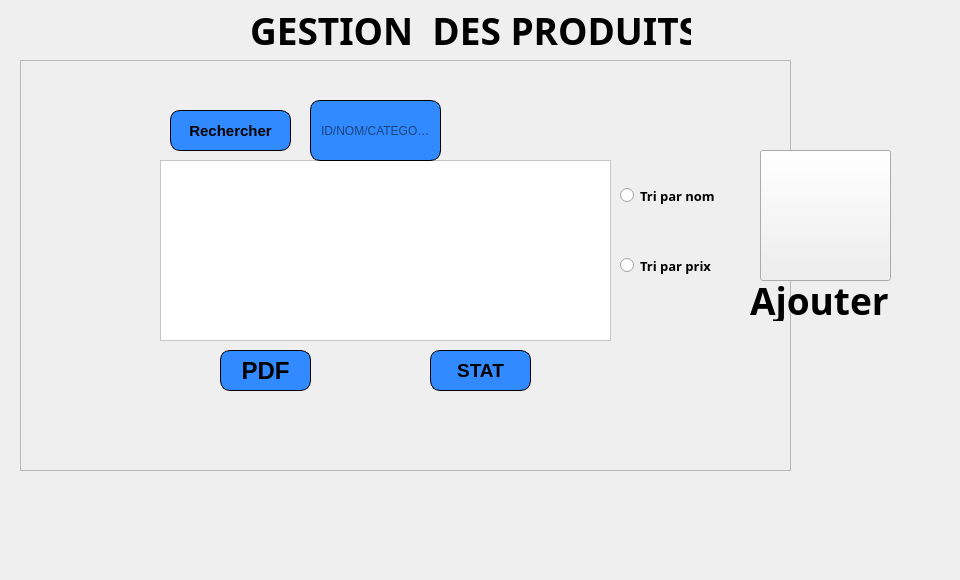
       <widget class="QWidget" name="tab_11">
        <attribute name="title">
         <string>Afficher produit</string>
        </attribute>
        <widget class="QFrame" name="frame_4">
         <property name="geometry">
          <rect>
           <x>20</x>
           <y>60</y>
           <width>771</width>
           <height>411</height>
          </rect>
         </property>
         <property name="styleSheet">
          <string notr="true"/>
         </property>
         <property name="frameShape">
          <enum>QFrame::StyledPanel</enum>
         </property>
         <property name="frameShadow">
          <enum>QFrame::Raised</enum>
         </property>
         <widget class="QTableView" name="tab_produit">
          <property name="geometry">
           <rect>
            <x>140</x>
            <y>100</y>
            <width>451</width>
            <height>181</height>
           </rect>
          </property>
          <property name="styleSheet">
           <string notr="true">background-color: rgb(255, 255, 255);
font: 75 9pt &quot;Arial&quot;;</string>
          </property>
          <property name="selectionMode">
           <enum>QAbstractItemView::SingleSelection</enum>
          </property>
          <property name="selectionBehavior">
           <enum>QAbstractItemView::SelectRows</enum>
          </property>
         </widget>
         <widget class="QPushButton" name="pushButton_recherche_produit">
          <property name="geometry">
           <rect>
            <x>150</x>
            <y>50</y>
            <width>121</width>
            <height>41</height>
           </rect>
          </property>
          <property name="font">
           <font>
            <family>Arial</family>
            <pointsize>11</pointsize>
            <weight>75</weight>
            <italic>false</italic>
            <bold>true</bold>
           </font>
          </property>
          <property name="styleSheet">
           <string notr="true">	border: 1px solid black;
border-radius: 10px;
padding: 0 8px;
background: #318aff;
font: bold, &quot;Arial&quot;;;
text-align:center;
</string>
          </property>
          <property name="text">
           <string>Rechercher</string>
          </property>
          <property name="icon">
           <iconset resource="projet.qrc">
            <normaloff>:/images/recherhche.png</normaloff>:/images/recherhche.png</iconset>
          </property>
          <property name="iconSize">
           <size>
            <width>30</width>
            <height>30</height>
           </size>
          </property>
         </widget>
         <widget class="QLineEdit" name="lineEdit_rechercher_2">
          <property name="geometry">
           <rect>
            <x>290</x>
            <y>40</y>
            <width>131</width>
            <height>61</height>
           </rect>
          </property>
          <property name="styleSheet">
           <string notr="true">	border: 1px solid black;
border-radius: 10px;
padding: 0 8px;
background: #318aff;
font: bold, &quot;Arial&quot;;;
text-align:center;</string>
          </property>
          <property name="placeholderText">
           <string>ID/NOM/CATEGORIE</string>
          </property>
         </widget>
         <widget class="QRadioButton" name="radioButton_nomp">
          <property name="geometry">
           <rect>
            <x>600</x>
            <y>120</y>
            <width>111</width>
            <height>31</height>
           </rect>
          </property>
          <property name="font">
           <font>
            <family>Century Gothic</family>
            <pointsize>10</pointsize>
            <weight>75</weight>
            <bold>true</bold>
           </font>
          </property>
          <property name="styleSheet">
           <string notr="true"/>
          </property>
          <property name="text">
           <string>Tri par nom</string>
          </property>
         </widget>
         <widget class="QRadioButton" name="radioButton_prixp">
          <property name="geometry">
           <rect>
            <x>600</x>
            <y>190</y>
            <width>111</width>
            <height>31</height>
           </rect>
          </property>
          <property name="font">
           <font>
            <family>Century Gothic</family>
            <pointsize>10</pointsize>
            <weight>75</weight>
            <bold>true</bold>
           </font>
          </property>
          <property name="styleSheet">
           <string notr="true"/>
          </property>
          <property name="text">
           <string>Tri par prix</string>
          </property>
         </widget>
         <widget class="QPushButton" name="pdf_produit">
          <property name="geometry">
           <rect>
            <x>200</x>
            <y>290</y>
            <width>91</width>
            <height>41</height>
           </rect>
          </property>
          <property name="font">
           <font>
            <family>Arial</family>
            <pointsize>18</pointsize>
            <weight>75</weight>
            <italic>false</italic>
            <bold>true</bold>
           </font>
          </property>
          <property name="styleSheet">
           <string notr="true">	border: 1px solid black;
border-radius: 10px;
padding: 0 8px;
background: #318aff;
font: bold, &quot;Arial&quot;;;
text-align:center;</string>
          </property>
          <property name="text">
           <string>PDF</string>
          </property>
          <property name="icon">
           <iconset resource="projet.qrc">
            <normaloff>:/images/pdf.png</normaloff>:/images/pdf.png</iconset>
          </property>
          <property name="iconSize">
           <size>
            <width>25</width>
            <height>25</height>
           </size>
          </property>
         </widget>
         <widget class="QPushButton" name="stat_produit">
          <property name="geometry">
           <rect>
            <x>410</x>
            <y>290</y>
            <width>101</width>
            <height>41</height>
           </rect>
          </property>
          <property name="font">
           <font>
            <family>Arial</family>
            <pointsize>14</pointsize>
            <weight>75</weight>
            <italic>false</italic>
            <bold>true</bold>
           </font>
          </property>
          <property name="styleSheet">
           <string notr="true">	border: 1px solid black;
border-radius: 10px;
padding: 0 8px;
background: #318aff;
font: bold, &quot;Arial&quot;;;
text-align:center;</string>
          </property>
          <property name="text">
           <string>STAT</string>
          </property>
          <property name="icon">
           <iconset resource="projet.qrc">
            <normaloff>:/images/statistique.png</normaloff>:/images/statistique.png</iconset>
          </property>
         </widget>
         <widget class="QLabel" name="label_produit_2">
          <property name="geometry">
           <rect>
            <x>120</x>
            <y>40</y>
            <width>601</width>
            <height>311</height>
           </rect>
          </property>
          <property name="text">
           <string/>
          </property>
          <property name="pixmap">
           <pixmap resource="projet.qrc">:/images/imf.jpg</pixmap>
          </property>
         </widget>
         <zorder>label_produit_2</zorder>
         <zorder>tab_produit</zorder>
         <zorder>pdf_produit</zorder>
         <zorder>stat_produit</zorder>
         <zorder>pushButton_recherche_produit</zorder>
         <zorder>lineEdit_rechercher_2</zorder>
         <zorder>radioButton_nomp</zorder>
         <zorder>radioButton_prixp</zorder>
        </widget>
        <widget class="QLabel" name="label_produit_5">
         <property name="geometry">
          <rect>
           <x>250</x>
           <y>10</y>
           <width>441</width>
           <height>41</height>
          </rect>
         </property>
         <property name="font">
          <font>
           <family>Trebuchet MS</family>
           <pointsize>28</pointsize>
           <weight>75</weight>
           <bold>true</bold>
          </font>
         </property>
         <property name="text">
          <string>GESTION  DES PRODUITS</string>
         </property>
        </widget>
        <widget class="QPushButton" name="pushButton_produit">
         <property name="geometry">
          <rect>
           <x>760</x>
           <y>150</y>
           <width>131</width>
           <height>131</height>
          </rect>
         </property>
         <property name="styleSheet">
          <string notr="true">background-image: url(:/images/addproduct.png);</string>
         </property>
         <property name="text">
          <string/>
         </property>
        </widget>
        <widget class="QLabel" name="label_ajouterpr">
         <property name="geometry">
          <rect>
           <x>750</x>
           <y>280</y>
           <width>141</width>
           <height>41</height>
          </rect>
         </property>
         <property name="font">
          <font>
           <family>Trebuchet MS</family>
           <pointsize>28</pointsize>
           <weight>75</weight>
           <bold>true</bold>
          </font>
         </property>
         <property name="text">
          <string>Ajouter</string>
         </property>
        </widget>
        <widget class="QLabel" name="label_produit_4">
         <property name="geometry">
          <rect>
           <x>-30</x>
           <y>-10</y>
           <width>951</width>
           <height>571</height>
          </rect>
         </property>
         <property name="text">
          <string/>
         </property>
         <property name="pixmap">
          <pixmap resource="projet.qrc">:/images/haya.png</pixmap>
         </property>
        </widget>
        <zorder>label_produit_4</zorder>
        <zorder>frame_4</zorder>
        <zorder>label_produit_5</zorder>
        <zorder>pushButton_produit</zorder>
        <zorder>label_ajouterpr</zorder>
       </widget>
